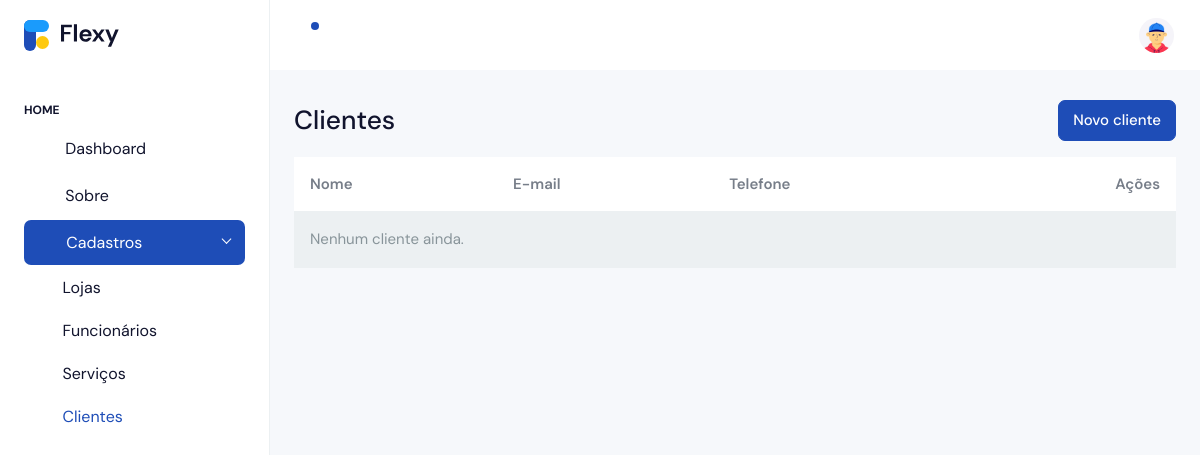
/cadastro/clientes/ (signed in), run on an earlier commit of the app's database.
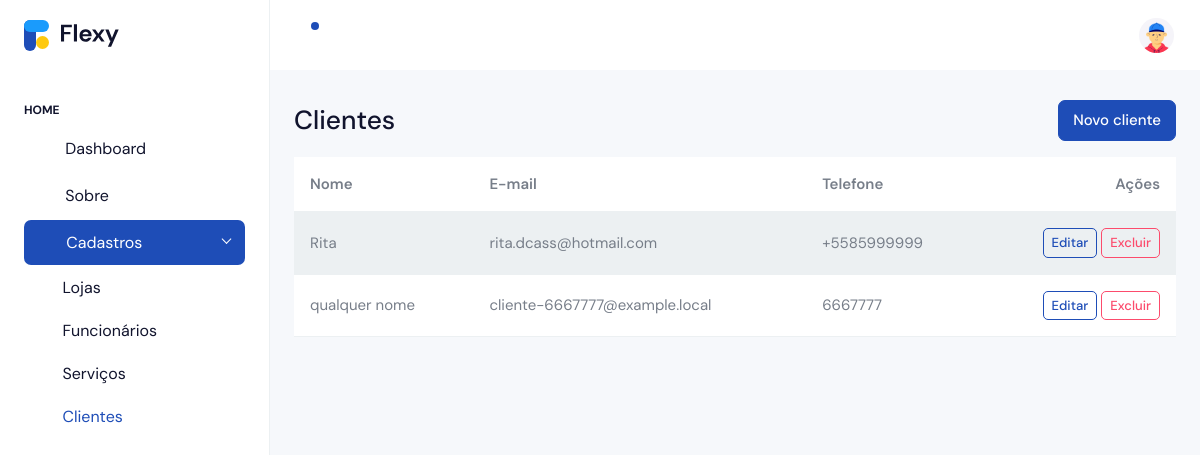
And on a later commit of the database.
### apps/cadastro/models.py (models this page shows, shortened)
class Cliente(models.Model):
    owner = models.ForeignKey(
        User,
        on_delete=models.CASCADE,
        related_name='clientes',
        limit_choices_to={'is_owner': True}
    )
    user = models.ForeignKey(
        User,
        on_delete=models.CASCADE,
        related_name='cliente_de',
        limit_choices_to={'is_client': True}
    )
    criado_em = models.DateTimeField(auto_now_add=True)
    class Meta:
        unique_together = (('owner', 'user'),)
        ordering = ('user__full_name',)

### apps/accounts/models.py (models this page shows, shortened)
class User(AbstractUser):
    nome = models.CharField(max_length=120, blank=True, null=True)
    sobrenome = models.CharField(max_length=120, blank=True, null=True)
    grupo = models.SlugField(max_length=150, blank=True)  # << slug único para subdomínio
    email = models.EmailField(unique=True)
    is_owner = models.BooleanField(default=False)
    is_client = models.BooleanField(default=False)
    phone_regex = RegexValidator(r"^\+?\d{10,15}$", "Informe telefone no formato internacional, ex.: +5585...")
    phone = models.CharField(max_length=17, blank=True, null=True, validators=[phone_regex])
    full_name = models.CharField(max_length=120, blank=True, null=True)
    USERNAME_FIELD = "email"
    REQUIRED_FIELDS = []
    objects = UserManager()

### apps/cadastro/views.py (the view, shortened to what this page needs)
# urls.py: path('clientes/', views.clientes, name='clientes'),
@login_required
@subscription_required
def clientes(request):
    if not getattr(request.user, 'is_owner', False):
        return redirect('accounts:owner_login')
    target = request.headers.get('HX-Target')
    form = ClienteForm()
    qs = Cliente.objects.filter(owner=request.user).select_related('user').order_by('user__full_name')
    if request.headers.get('HX-Request') and target != 'content':
        return render(request, 'cadastro/partials/clientes.html', {'clientes': qs})
    return render(request, 'cadastro/clientes.html', {'form': form, 'clientes': qs})

### apps/accounts/models.py (called while the page is built)
    def is_active(self) -> bool:
        return timezone.now() <= self.end_date

### apps/cadastro/templates/cadastro/clientes.html (shortened to what this page needs)
{% extends 'accounts/index.html' %}
{% block content %}
<div class="d-flex justify-content-between align-items-center mb-3">
  <h3 class="m-0">Clientes</h3>
  <button class="btn btn-primary" data-bs-toggle="modal" data-bs-target="#modalCliente">
    Novo cliente
  </button>
</div>
<div class="table-responsive">
  <table class="table table-striped align-middle">
    <thead>
      <tr><th>Nome</th><th>E-mail</th><th>Telefone</th><th class="text-end">Ações</th></tr>
    </thead>
    {% include 'cadastro/partials/clientes.html' %}
  </table>
</div>
{% endblock %}

### apps/cadastro/templates/cadastro/partials/clientes.html
<tbody id="clientes-tbody">
  {% for c in clientes %}
  <tr>
    <td>{{ c.user.full_name|default:c.user.email }}</td>
    <td>{{ c.user.email }}</td>
    <td>{{ c.user.phone|default:"—" }}</td>
    <td class="text-end">
      <button class="btn btn-sm btn-outline-primary"
              hx-get="{% url 'cadastro:cliente_edit' c.pk %}"
              hx-target="#modalClienteOps .modal-content"
              hx-swap="innerHTML"
              hx-on="htmx:afterOnLoad: (function(){ const m=document.getElementById('modalClienteOps'); if(m){ bootstrap.Modal.getOrCreateInstance(m).show(); } })()">
        Editar
      </button>
      <button class="btn btn-sm btn-outline-danger"
              hx-get="{% url 'cadastro:cliente_delete' c.pk %}"
              hx-target="#modalClienteOps .modal-content"
              hx-swap="innerHTML"
              hx-on="htmx:afterOnLoad: (function(){ const m=document.getElementById('modalClienteOps'); if(m){ bootstrap.Modal.getOrCreateInstance(m).show(); } })()">
        Excluir
      </button>
    </td>
  </tr>
  {% empty %}
  <tr><td colspan="4" class="text-muted">Nenhum cliente ainda.</td></tr>
  {% endfor %}
</tbody>

What changed in the data, as far as the page shows it:
added Cliente: user.full_name "Rita", user.email "rita.dcass@hotmail.com", user.phone "+5585999999"
added Cliente: user.full_name "qualquer nome", user.email "cliente-6667777@example.local", user.phone "6667777"
Also different on the page:
text no longer shown: "Nenhum cliente ainda."
